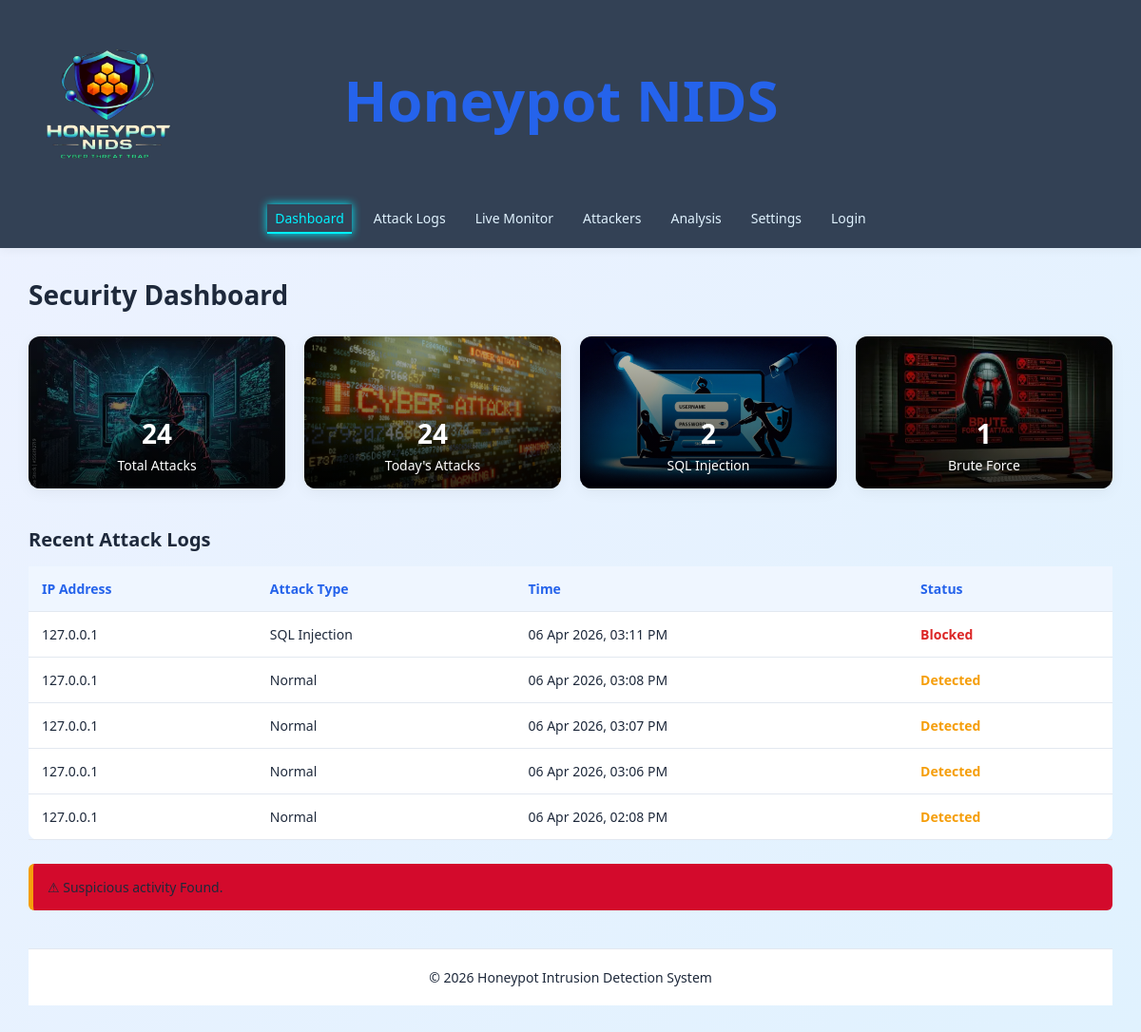
The page / on the database its author committed.
### honeypot_app/models.py (models this page shows, shortened)
class Attack(models.Model):
    ATTACK_TYPES = [
        ('SQL Injection', 'SQL Injection'),
        ('XSS', 'XSS'),
        ('Brute Force', 'Brute Force'),
        ('Command Injection', 'Command Injection'),
        ('Directory Traversal', 'Directory Traversal'),
        ('Normal', 'Normal'),
    ]
    ip_address = models.CharField(max_length=100)
    attack_type = models.CharField(max_length=100, choices=ATTACK_TYPES, default='Normal')
    payload = models.TextField()
    target = models.CharField(max_length=200, blank=True, null=True)
    time = models.DateTimeField(auto_now_add=True)
    status = models.CharField(max_length=50, default='Blocked')

### honeypot_app/views.py (the view)
# urls.py: path('', views.dashboard, name='dashboard'),
def dashboard(request):
    attacks = Attack.objects.order_by('-time')[:5]
    total_attacks = Attack.objects.count()
    today_attacks = Attack.objects.count()
    sql_count = Attack.objects.filter(attack_type='SQL Injection').count()
    brute_count = Attack.objects.filter(attack_type='Brute Force').count()
    recent_attacks = Attack.objects.order_by('-time')[:5]
    context = {
        'attacks': attacks,
        'total_attacks': total_attacks,
        'today_attacks': today_attacks,
        'sql_count': sql_count,
        'brute_count': brute_count,
        'recent_attacks': recent_attacks,
    }
    return render(request, 'index.html', context)

### templates/index.html (shortened to what this page needs)
<!DOCTYPE html>
<html lang="en">
<head>
</head>
<body>
<header class="navbar">
<div class="nav-left">
<img src="/static/Picsart_26-04-08_16-08-23-810.png" class="logo-img">
</div>
<div class="title">Honeypot NIDS</div>
<div class="navlinks">
<a href="{% url 'dashboard' %}" class="{% if request.resolver_match.url_name == 'dashboard' %}active{% endif %}">Dashboard</a>
<a href="{% url 'logs' %}" class="{% if request.resolver_match.url_name == 'logs' %}active{% endif %}">Attack Logs</a>
<a href="{% url 'monitor' %}" class="{% if request.resolver_match.url_name == 'monitor' %}active{% endif %}">Live Monitor</a>
<a href="{% url 'attackers' %}" class="{% if request.resolver_match.url_name == 'attackers' %}active{% endif %}">Attackers</a>
<a href="{% url 'analysis' %}" class="{% if request.resolver_match.url_name == 'analysis' %}active{% endif %}">Analysis</a>
<a href="{% url 'settings' %}" class="{% if request.resolver_match.url_name == 'settings' %}active{% endif %}">Settings</a>
<a href="{% url 'login' %}" class="{% if request.resolver_match.url_name == 'login' %}active{% endif %}">Login</a>
</div>
</header>
<div class="main">
<h1>Security Dashboard</h1>
<div class="cards">
<div class="card">
<img class="card-img" src="/static/OIP.webp">
<h2>{{ total_attacks }}</h2>
<p>Total Attacks</p>
</div>
<div class="card">
<img class="card-img" src="/static/dhi.webp">
<h2>{{ today_attacks }}</h2>
<p>Today's Attacks</p>
</div>
<div class="card">
<img class="card-img" src="/static/sqli.webp">
<h2>{{ sql_count }}</h2>
<p>SQL Injection</p>
</div>
<div class="card">
<img  class="card-img" src="/static/bf.webp">
<h2>{{ brute_count }}</h2>
<p>Brute Force</p>
</div>
</div>
<h2 class="section">Recent Attack Logs</h2>
<div class="table-wrapper">
<table>
<tr>
<th>IP Address</th>
<th>Attack Type</th>
<th>Time</th>
<th>Status</th>
</tr>
{% for attack in recent_attacks %}
<tr>
<td>{{ attack.ip_address }}</td>
<td>{{ attack.attack_type }}</td>
<td>{{ attack.time|date:"d M Y, h:i A" }}</td>
<td class="{% if attack.status == 'Blocked' %}danger{% else %}warning{% endif %}">
{{ attack.status }}
</td>
</tr>
{% empty %}
<tr>
<td colspan="4">No attack logs found.</td>
</tr>
{% endfor %}
</table>
</div>
{% if latest_alert %}
<div class="alert">
⚠ {{ latest_alert }}
</div>
{% else %}
<div class="alert">
⚠ Suspicious activity Found.
</div>
{% endif %}
<footer>
© 2026 Honeypot Intrusion Detection System
</footer>
</div>
</body>
</html>

### templates/index.html (style rules this page uses)
* { margin:0; padding:0; box-sizing:border-box; font-family:Segoe UI, sans-serif; transition: all 0.3s ease-in-out; }
body { background:linear-gradient(135deg,#eef2ff,#e0f2fe); color:#1e293b; min-height:100vh; }
.navbar { display:flex; align-items:center; justify-content:space-between; padding:15px 25px; background:#334155; box-shadow:0 2px 10px rgba(0,0,0,0.05); flex-wrap:wrap; gap:10px; }
.nav-left,.nav-right { display:flex; align-items:center; }
.logo-img { width:180px; height:180px; object-fit:contain; }
.title { font-size:60px; font-weight:bold; color:#2563eb; text-align:center; flex:1; margin-left: -200px; }
.navlinks { display:flex; flex-wrap:wrap; gap:15px; width:100%; justify-content:center; margin-top:10px; }
.navlinks a.active { color: #00f2ff; border-bottom: 2px solid #00f2ff; box-shadow: 0 0 10px #00f2ff; }
.navlinks a { text-decoration:none; color:#e0f2fe; font-weight:500; font-size:14px; position:relative; padding:5px 8px; }
.navlinks a::after { content:""; position:absolute; width:0%; height:2px; bottom:0; left:0; background:#2563eb; }
.main { width:100%; padding:30px; max-width:1200px; margin:auto; }
.main h1 { font-size:28px; }
.cards { display:grid; grid-template-columns:repeat(4,1fr); gap:20px; margin-top:25px; }
.card { position:relative; overflow:hidden; border-radius:12px; height:160px; display:flex; flex-direction:column; justify-content:flex-end; padding:15px; color:white; background:white; box-shadow:0 4px 15px rgba(0,0,0,0.05); }
.card-img { position:absolute; top:0; left:0; width:100%; height:100%; object-fit:cover; z-index:0; }
.card::after { content:""; position:absolute; top:0; left:0; width:100%; height:100%; background:linear-gradient(to top, rgba(0,0,0,0.8), rgba(0,0,0,0.2)); z-index:1; }
.card h2, .card p { position:relative; z-index:2; color:white; text-align:center; }
.card h2 { font-size:28px; margin-bottom:5px; }
.card p { font-size:14px; }
.section { margin-top:40px; font-size:20px; }
.table-wrapper { overflow-x:auto; margin-top:15px; }
table { width:100%; border-collapse:collapse; background:white; border-radius:10px; min-width:500px; }
th,td { padding:14px; text-align:left; border-bottom:1px solid #e2e8f0; font-size:14px; }
th { background:#eff6ff; color:#2563eb; }
.danger { color:#dc2626; font-weight:bold; }
.warning { color:#f59e0b; font-weight:bold; }
.alert { margin-top:25px; padding:15px; background:#d30a2c; border-left:5px solid #f59e0b; border-radius:6px; font-size:14px; animation:glowPulse 2s infinite; }
footer { margin-top:40px; padding:20px; text-align:center; background:white; border-top:1px solid #e2e8f0; font-size:14px; }

### rows shown on the page
Attack: ip_address "127.0.0.1", attack_type "SQL Injection", time "06 Apr 2026, 03:11 PM", status "Blocked"
Attack: ip_address "127.0.0.1", attack_type "Normal", time "06 Apr 2026, 03:08 PM", status "Detected"
Attack: ip_address "127.0.0.1", attack_type "Normal", time "06 Apr 2026, 03:07 PM", status "Detected"
Attack: ip_address "127.0.0.1", attack_type "Normal", time "06 Apr 2026, 03:06 PM", status "Detected"
Attack: ip_address "127.0.0.1", attack_type "Normal", time "06 Apr 2026, 02:08 PM", status "Detected"

### other values the page prints
{{ total_attacks }} "24"
{{ today_attacks }} "24"
{{ sql_count }} "2"
{{ brute_count }} "1"
